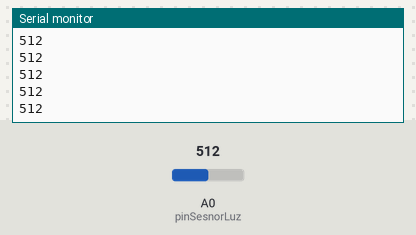
Simulated run of this sketch. Board: Arduino Uno, built with avr-gcc and run on an emulated ATmega328P. On the bench: the last lines printed to the serial monitor. Inputs (shaded band) come from the test bench; at power-on: A0 (pinSesnorLuz) = 512.

Above: at 1.2 s.
1.3 s: A0 (pinSesnorLuz) set to 716
At 2.3 s:
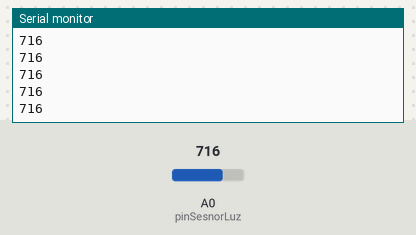
2.8 s: A0 (pinSesnorLuz) set to 900
At 3.7 s:
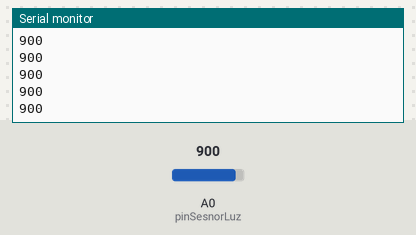
Timing chart, 0 to 5.8 s (numbered marks = the images above; inputs shaded):
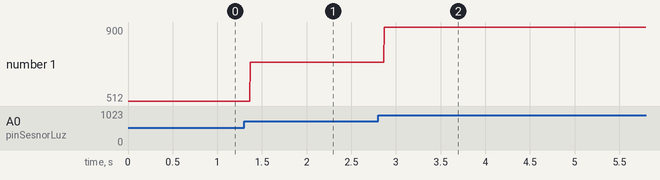

Measured:
- after the input at 1.3 s, the serial monitor: prints a new line after 0.07 s (image 1)
- after the input at 2.8 s, the serial monitor: prints a new line after 0.07 s (image 2)
- plotted number 1: 512 → 716 after the input at 1.3 s, 716 → 900 after the input at 2.8 s

The sketch:

fireware.ino
```cpp
int pinSesnorLuz = A0;
void setup()
{
  Serial.begin(9600);
}
void loop()
{
  int iluminacion = analogRead(pinSesnorLuz);
  Serial.println(iluminacion);
}
```
